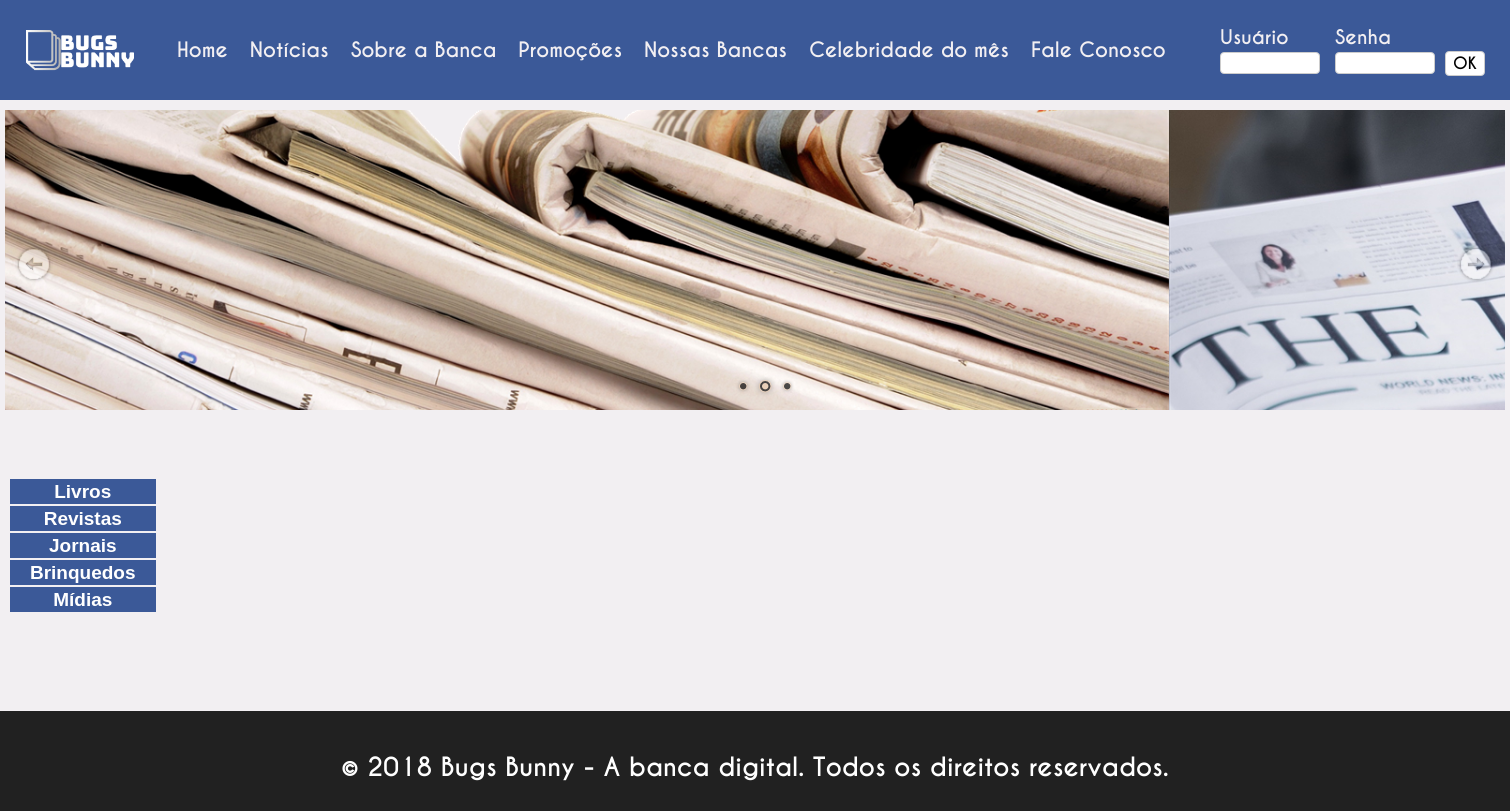
/index.php?modo=subcategoria&id=3, run on an earlier commit of the app's database.
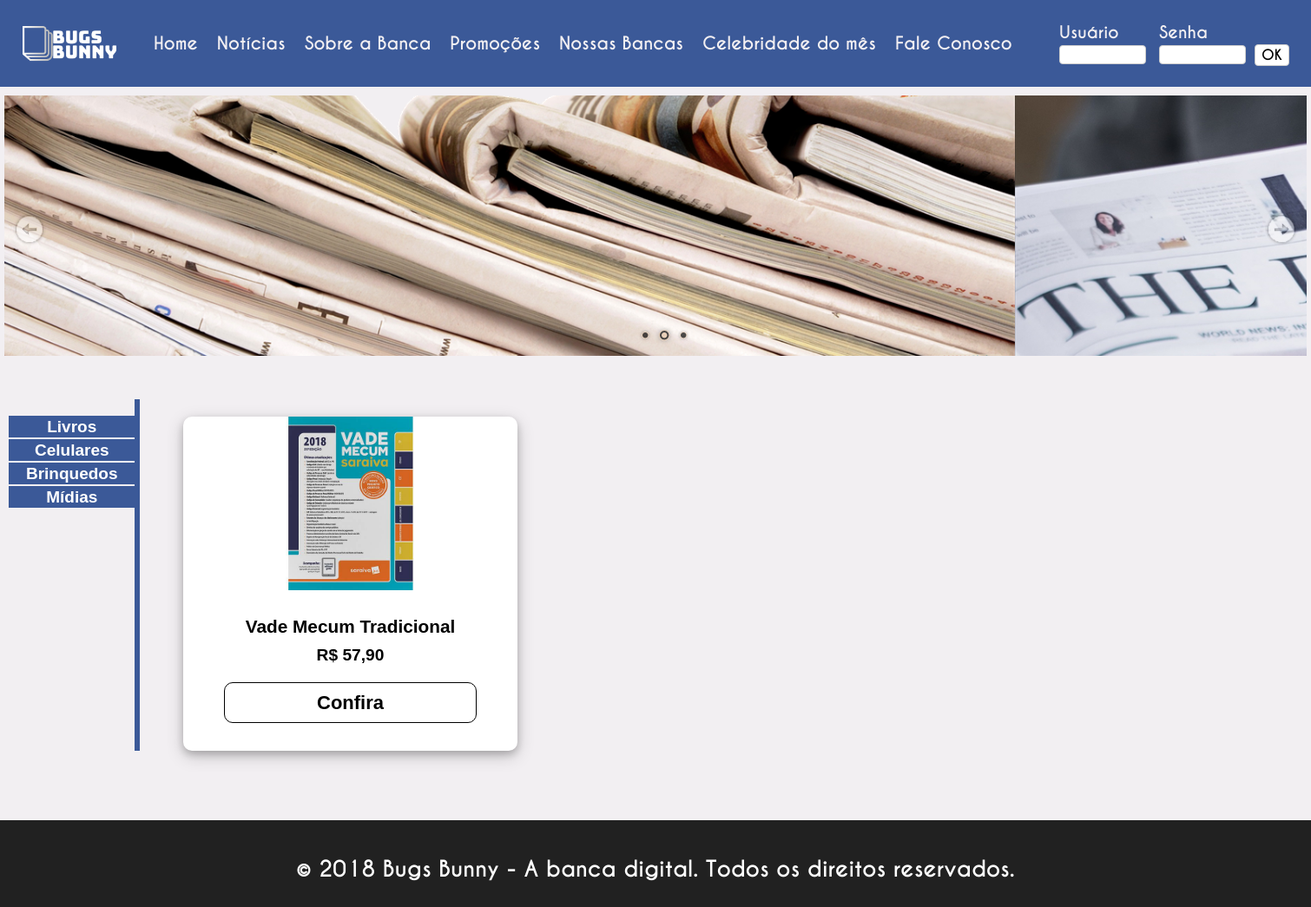
And on a later commit of the database.
### tables this page shows
CREATE TABLE `tbl_categoria` (
  `idCategoria` int(11) NOT NULL AUTO_INCREMENT,
  `categoria` varchar(50) NOT NULL,
  `status` int(11) NOT NULL,
  PRIMARY KEY (`idCategoria`)
);

CREATE TABLE `tbl_produto` (
  `idProduto` int(11) NOT NULL AUTO_INCREMENT,
  `produto` varchar(50) NOT NULL,
  `descricao` text NOT NULL,
  `preco` decimal(7,2) NOT NULL,
  `idSubcategoria` int(11) NOT NULL,
  `status` int(11) NOT NULL,
  `foto` varchar(100) NOT NULL,
  PRIMARY KEY (`idProduto`),
  KEY `FK_tbl_produto_tbl_subcategoria_idx` (`idSubcategoria`),
  CONSTRAINT `FK_tbl_produto_tbl_subcategoria` FOREIGN KEY (`idSubcategoria`) REFERENCES `tbl_subcategoria` (`idsubcategoria`)
);

### index.php (the view, shortened to what this page needs)
<?php
    $conexao = conexaoBD();
    $sqlProdutos = "SELECT * FROM tbl_produto WHERE status = 0 ORDER BY RAND()";
    if(isset($_GET['modo'])){
        $modo = $_GET['modo'];
        $id = $_GET['id'];
        if($modo == "categoria")
            $sqlProdutos = "SELECT produto.*
                            FROM tbl_produto AS produto, tbl_subcategoria as subcategoria, tbl_categoria as categoria
                            WHERE subcategoria.idCategoria = '".$id."'
                            AND categoria.idCategoria = '".$id."'
                            AND subcategoria.idSubcategoria = produto.idSubcategoria";
        else if($modo == "subcategoria")
            $sqlProdutos = "SELECT * FROM tbl_produto WHERE status = 0 AND idSubcategoria =".$id;
    }
?>
<!DOCTYPE html>
<html lang="pt">
<head>
    <link rel="stylesheet" type="text/css" href="css/style.css">
    <link rel="stylesheet" type="text/css" href="engine1/style.css" />
</head>
<body>
    <header>
        <div id="caixa_cabecalho">
            <div id="logo_Banca"></div>
            <nav id="menu_principal">
                <div class="itens_menu"><a href="index.php">Home</a></div>
                <div class="itens_menu"><a href="noticias.php">Notícias</a></div>
                <div class="itens_menu"><a href="sobre.php">Sobre a Banca</a></div>
                <div class="itens_menu"><a href="promocoes.php">Promoções</a></div>
                <div class="itens_menu"><a href="nossas_bancas.php">Nossas Bancas</a></div>
                <div class="itens_menu"><a href="celebridade_do_mes.php">Celebridade do mês</a></div>
                <div class="itens_menu"><a href="fale_conosco.php">Fale Conosco</a></div>
            </nav>
            <div id="login">
                <form action="autenticar.php" method="post">
                    <div class="formulario">
                        <label>Usuário</label>
                        <br>
                        <input class="caixa_login" name="txtUsuario" type="text" required>
                    </div>
                    <div class="formulario">
                        <label>Senha</label>
                        <br>
                        <input class="caixa_login" name="txtSenha" type="password" required>
                    </div>
                    <div class="formulario">
                        <input name="btnLogin" type="submit" value="OK">
                    </div>
                </form>
            </div>
        </div>
    </header>
    <div id="principal_index" class="clearfix">
        <div id="wowslider-container1">
            <div class="ws_images">
                <ul>
                    <li><img src="data1/images/imagem1.png" alt="" title="" id="wows1_0" /></li>
                    <li><a href="http://wowslider.net"><img src="data1/images/imagem2.jpg" alt="bootstrap slideshow" title="imagem2" id="wows1_1" /></a></li>
                </ul>
            </div>
            <div class="ws_bullets">
                <div>
                    <a href="#" title=""><span><img src="data1/tooltips/imagem1.png" alt="" />1</span></a>
                    <a href="#" title="imagem2"><span><img src="data1/tooltips/imagem2.jpg" alt="imagem2" />2</span></a>
                    <a href="#" title="imagem3"><span><img src="data1/tooltips/imagem3.jpg" alt="imagem3" />3</span></a>
                </div>
            </div>
        </div>
        <nav id="menu_lateral_index">
            <ul id="lista_menu_lateral">
                <?php
                    $sqlCategoria = "SELECT * FROM tbl_categoria WHERE status = 0";
                    $selectCategoria  = mysqli_query($conexao, $sqlCategoria);
                    while($rsCategoria = mysqli_fetch_array($selectCategoria)){
                ?>
                <a href="index.php?modo=categoria&id=<?= $rsCategoria['idCategoria'] ?>">
                    <li class="itens_lista">
                        <?= $rsCategoria['categoria'] ?>
                    </li>
                </a>
                <?php } ?>
            </ul>
        </nav>
        <div id="conteudo_produtos">
            <?php
                $selectProdutos = mysqli_query($conexao, $sqlProdutos);
                while($rsProdutos = mysqli_fetch_array($selectProdutos)){
            ?>
            <div class="caixa_produtos">
                <div class="imagem_produto">
                    <img src="cms/<?= $rsProdutos['foto'] ?>" alt="<?= $rsProdutos['produto'] ?>" title="<?= $rsProdutos['produto'] ?>" class="imagem">
                </div>
                <div class="nome_produto">
                    <?= $rsProdutos['produto'] ?>
                </div>
                <div class="preco_produto">
                    R$
                    <?= str_replace(".", ",", $rsProdutos['preco']) ?>
                </div>
                <div class="detalhes_produto">
                    Confira
                </div>
            </div>
            <?php } ?>
        </div>
    </div>
    <footer>
        <div id="conteudo_footer">
            © 2018 Bugs Bunny - A banca digital. Todos os direitos reservados.
        </div>
    </footer>
</body>
</html>

What changed in the data, as far as the page shows it:
no longer on this page (row edited): tbl_categoria: categoria "Revistas"
changed tbl_categoria: categoria "Jornais" → "Celulares"
now on this page (row edited): tbl_produto: foto (picture), produto "Vade Mecum Tradicional", preco "57,90"
